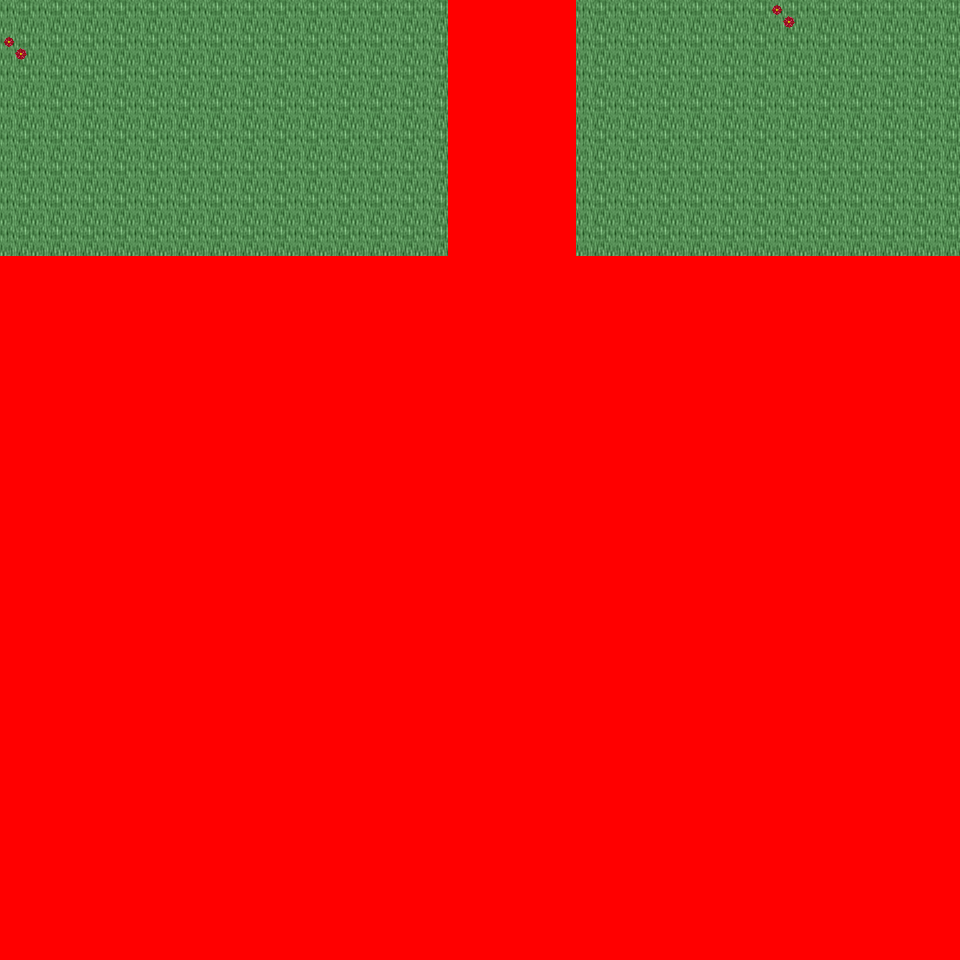

Below is a game level as drawn by its tile map, then a one-line description and the .tmx that defines it (tile-layer data replaced by summaries):
An orthogonal 30x30 tile map with 32x32 px tiles, 6 tile layers (Ground, Object, Object2, Above, ...), 32 tilesets and 4 objects (4x mapchange).

<map version="1.0" orientation="orthogonal" renderorder="right-down" width="30" height="30" tilewidth="32" tileheight="32" nextobjectid="5">
  <tileset firstgid="1" name="tileset_logic_collision" tilewidth="32" tileheight="32" tilecount="1" columns="1">
    <image source="../drawable/tileset_logic_collision.png" width="32" height="32" />
  </tileset>
  <tileset firstgid="2" name="tileset_ground_ridge_earth_pale" tilewidth="32" tileheight="32" tilecount="96" columns="12">
    <image source="../drawable/tileset_ground_ridge_earth_pale.png" width="384" height="256" />
  </tileset>
  <tileset firstgid="98" name="tileset_ground_ridge_earth_dark" tilewidth="32" tileheight="32" tilecount="96" columns="12">
    <image source="../drawable/tileset_ground_ridge_earth_dark.png" width="384" height="256" />
  </tileset>
  <tileset firstgid="194" name="tileset_ground_ground" tilewidth="32" tileheight="32" tilecount="33" columns="3">
    <image source="../drawable/tileset_ground_ground.png" width="96" height="352" />
  </tileset>
  <tileset firstgid="227" name="tileset_building_castle" tilewidth="32" tileheight="32" tilecount="320" columns="20">
    <image source="../drawable/tileset_building_castle.png" width="640" height="512" />
  </tileset>
  <tileset firstgid="547" name="tileset_ground_grass_corners" tilewidth="32" tileheight="32" tilecount="24" columns="6">
    <image source="../drawable/tileset_ground_grass_corners.png" width="192" height="128" />
  </tileset>
  <tileset firstgid="571" name="tileset_ground_grass_edges" tilewidth="32" tileheight="32" tilecount="36" columns="12">
    <image source="../drawable/tileset_ground_grass_edges.png" width="384" height="96" />
  </tileset>
  <tileset firstgid="607" name="tileset_item_pot_barrels_1" tilewidth="32" tileheight="32" tilecount="8" columns="4">
    <image source="../drawable/tileset_item_pot_barrels_1.png" width="128" height="64" />
  </tileset>
  <tileset firstgid="615" name="tileset_item_weapon_cannon" tilewidth="32" tileheight="32" tilecount="12" columns="3">
    <image source="../drawable/tileset_item_weapon_cannon.png" width="96" height="128" />
  </tileset>
  <tileset firstgid="627" name="tileset_building_door_door" tilewidth="32" tileheight="32" tilecount="6" columns="3">
    <image source="../drawable/tileset_building_door_door.png" width="96" height="64" />
  </tileset>
  <tileset firstgid="633" name="tileset_building_door_closed" tilewidth="32" tileheight="32" tilecount="1" columns="1">
    <image source="../drawable/tileset_building_door_closed.png" width="32" height="32" />
  </tileset>
  <tileset firstgid="634" name="tileset_building_window_window_centered" tilewidth="32" tileheight="32" tilecount="1" columns="1">
    <image source="../drawable/tileset_building_window_window_centered.png" width="32" height="32" />
  </tileset>
  <tileset firstgid="635" name="tileset_building_decoration_chimney_big" tilewidth="32" tileheight="32" tilecount="2" columns="1">
    <image source="../drawable/tileset_building_decoration_chimney_big.png" width="32" height="64" />
  </tileset>
  <tileset firstgid="637" name="tileset_building_tan_building" tilewidth="32" tileheight="32" tilecount="24" columns="4">
    <image source="../drawable/tileset_building_tan_building.png" width="128" height="192" />
  </tileset>
  <tileset firstgid="661" name="tileset_building_museum" tilewidth="32" tileheight="32" tilecount="56" columns="7">
    <image source="../drawable/tileset_building_museum.png" width="224" height="256" />
  </tileset>
  <tileset firstgid="717" name="tileset_building_decoration_chimney" tilewidth="32" tileheight="32" tilecount="2" columns="1">
    <image source="../drawable/tileset_building_decoration_chimney.png" width="32" height="64" />
  </tileset>
  <tileset firstgid="719" name="tileset_plant_tree_fall_trees" tilewidth="32" tileheight="32" tilecount="40" columns="8">
    <image source="../drawable/tileset_plant_tree_fall_trees.png" width="256" height="160" />
  </tileset>
  <tileset firstgid="759" name="tileset_plant_leaves" tilewidth="32" tileheight="32" tilecount="8" columns="4">
    <image source="../drawable/tileset_plant_leaves.png" width="128" height="64" />
  </tileset>
  <tileset firstgid="767" name="tileset_plant_vine" tilewidth="32" tileheight="32" tilecount="3" columns="1">
    <image source="../drawable/tileset_plant_vine.png" width="32" height="96" />
  </tileset>
  <tileset firstgid="770" name="tileset_item_pot_pot_burgundy" tilewidth="32" tileheight="32" tilecount="1" columns="1">
    <image source="../drawable/tileset_item_pot_pot_burgundy.png" width="32" height="32" />
  </tileset>
  <tileset firstgid="771" name="tileset_building_stairs_stairs_grey" tilewidth="32" tileheight="32" tilecount="6" columns="3">
    <image source="../drawable/tileset_building_stairs_stairs_grey.png" width="96" height="64" />
  </tileset>
  <tileset firstgid="777" name="tileset_furniture_light_lamp_blue" tilewidth="32" tileheight="32" tilecount="3" columns="1">
    <image source="../drawable/tileset_furniture_light_lamp_blue.png" width="32" height="96" />
  </tileset>
  <tileset firstgid="780" name="tileset_plant_flower_daisy_blue" tilewidth="32" tileheight="32" tilecount="8" columns="2">
    <image source="../drawable/tileset_plant_flower_daisy_blue.png" width="64" height="128" />
  </tileset>
  <tileset firstgid="788" name="tileset_plant_flower_daisy_red" tilewidth="32" tileheight="32" tilecount="8" columns="2">
    <image source="../drawable/tileset_plant_flower_daisy_red.png" width="64" height="128" />
  </tileset>
  <tileset firstgid="796" name="tileset_plant_flower_daisy_white" tilewidth="32" tileheight="32" tilecount="8" columns="2">
    <image source="../drawable/tileset_plant_flower_daisy_white.png" width="64" height="128" />
  </tileset>
  <tileset firstgid="804" name="tileset_plant_flower_daisy_yellow" tilewidth="32" tileheight="32" tilecount="8" columns="2">
    <image source="../drawable/tileset_plant_flower_daisy_yellow.png" width="64" height="128" />
  </tileset>
  <tileset firstgid="812" name="tileset_ground_ground_3" tilewidth="32" tileheight="32" tilecount="5" columns="5">
    <image source="../drawable/tileset_ground_ground_3.png" width="160" height="32" />
  </tileset>
  <tileset firstgid="817" name="tileset_building_cottage" tilewidth="32" tileheight="32" tilecount="256" columns="16">
    <image source="../drawable/tileset_building_cottage.png" width="512" height="512" />
  </tileset>
  <tileset firstgid="1073" name="tileset_building_roof_thatched_roof" tilewidth="32" tileheight="32" tilecount="256" columns="16">
    <image source="../drawable/tileset_building_roof_thatched_roof.png" width="512" height="512" />
  </tileset>
  <tileset firstgid="1329" name="tileset_building_door_doors" tilewidth="32" tileheight="32" tilecount="256" columns="16">
    <image source="../drawable/tileset_building_door_doors.png" width="512" height="512" />
  </tileset>
  <tileset firstgid="1585" name="tileset_building_window_windows" tilewidth="32" tileheight="32" tilecount="256" columns="16">
    <image source="../drawable/tileset_building_window_windows.png" width="512" height="512" />
  </tileset>
  <tileset firstgid="1841" name="tileset_building_decoration_banner" tilewidth="32" tileheight="32" tilecount="12" columns="1">
    <image source="../drawable/tileset_building_decoration_banner.png" width="32" height="384" />
  </tileset>
  <layer name="Ground" width="30" height="30">
    <data>[900 cells, 240 non-empty, 4 distinct tile ids]</data>
  </layer>
  <layer name="Object" width="30" height="30">
    <data>[900 cells, 2 non-empty, 1 distinct tile ids]</data>
  </layer>
  <layer name="Object2" width="30" height="30">
    <data>[900 cells, 0 non-empty, 0 distinct tile ids]</data>
  </layer>
  <layer name="Above" width="30" height="30">
    <data>[900 cells, 0 non-empty, 0 distinct tile ids]</data>
  </layer>
  <layer name="Above2" width="30" height="30">
    <data>[900 cells, 0 non-empty, 0 distinct tile ids]</data>
  </layer>
  <layer name="Walkable" width="30" height="30">
    <data>[900 cells, 692 non-empty, 1 distinct tile ids]</data>
  </layer>
  <objectgroup name="MapEvents">
    <object id="1" name="north" type="mapchange" x="0" y="0" width="448" height="32">
      <properties>
        <property name="map" value="0_ados_mountain_n2_w2_x1_y3" />
        <property name="place" value="south" />
      </properties>
    </object>
    <object id="2" name="north2" type="mapchange" x="576" y="0" width="384" height="32">
      <properties>
        <property name="map" value="0_ados_mountain_n2_w2_x1_y3" />
        <property name="place" value="south2" />
      </properties>
    </object>
    <object id="3" name="west" type="mapchange" x="0" y="0" width="32" height="256">
      <properties>
        <property name="map" value="0_ados_mountain_n2_w2_x0_y4" />
        <property name="place" value="east" />
      </properties>
    </object>
    <object id="4" name="east" type="mapchange" x="928" y="0" width="32" height="256">
      <properties>
        <property name="map" value="0_ados_mountain_n2_w2_x2_y4" />
        <property name="place" value="west" />
      </properties>
    </object>
  </objectgroup>
</map>
